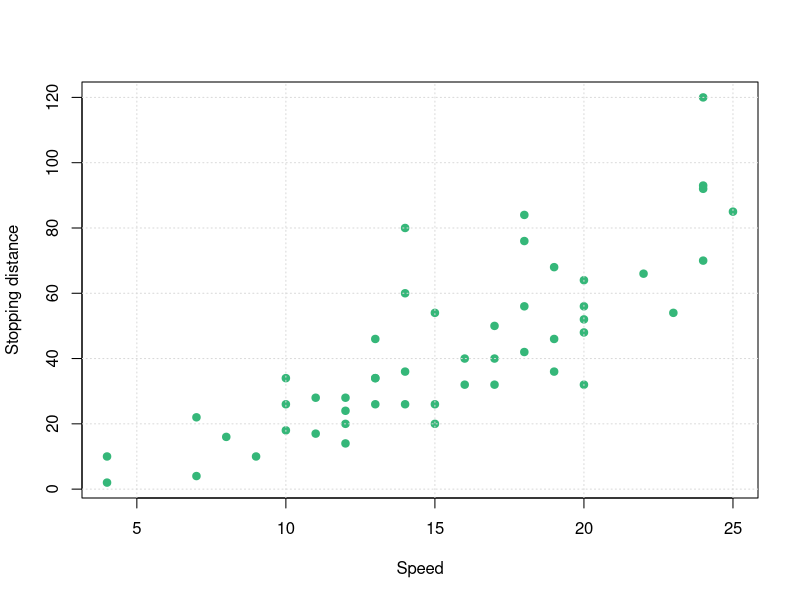

The R source for this figure:
#' ---
#' layout: manual-chapter
#' title: Computed R example
#' description: A versioned chapter generated from executable R source.
#' lang: en
#' ref: manual-computed-r
#' profiles: [unaltremanual]
#' permalink: /en/chapters/computed-r/
#' weight: 70
#' part: Resources
#' unaltraweb_compute:
#'   engine: r
#' execute:
#'   echo: true
#'   warning: false
#'   error: false
#' format:
#'   gfm:
#'     wrap: none
#' ---

#' This chapter demonstrates the same source-to-publication contract with R. The rendered Markdown and figure remain stable inputs for Jekyll and the manual PDF builder.
#'
#' ## A reproducible R figure
#'
#' The figure is generated from the built-in `cars` dataset, so the fixture does not require network access or external data.
#'
#| label: fig-r-stopping-distance
#| fig-cap: "Speed and stopping distance in the cars dataset"
#| fig-alt: "A scatter plot showing stopping distance increasing with speed"
plot(
  cars$speed,
  cars$dist,
  pch = 19,
  col = "#35b779",
  xlab = "Speed",
  ylab = "Stopping distance"
)
grid(col = "grey85")
#'
#' The generated artifacts can be reviewed without requiring R during an ordinary site build.
